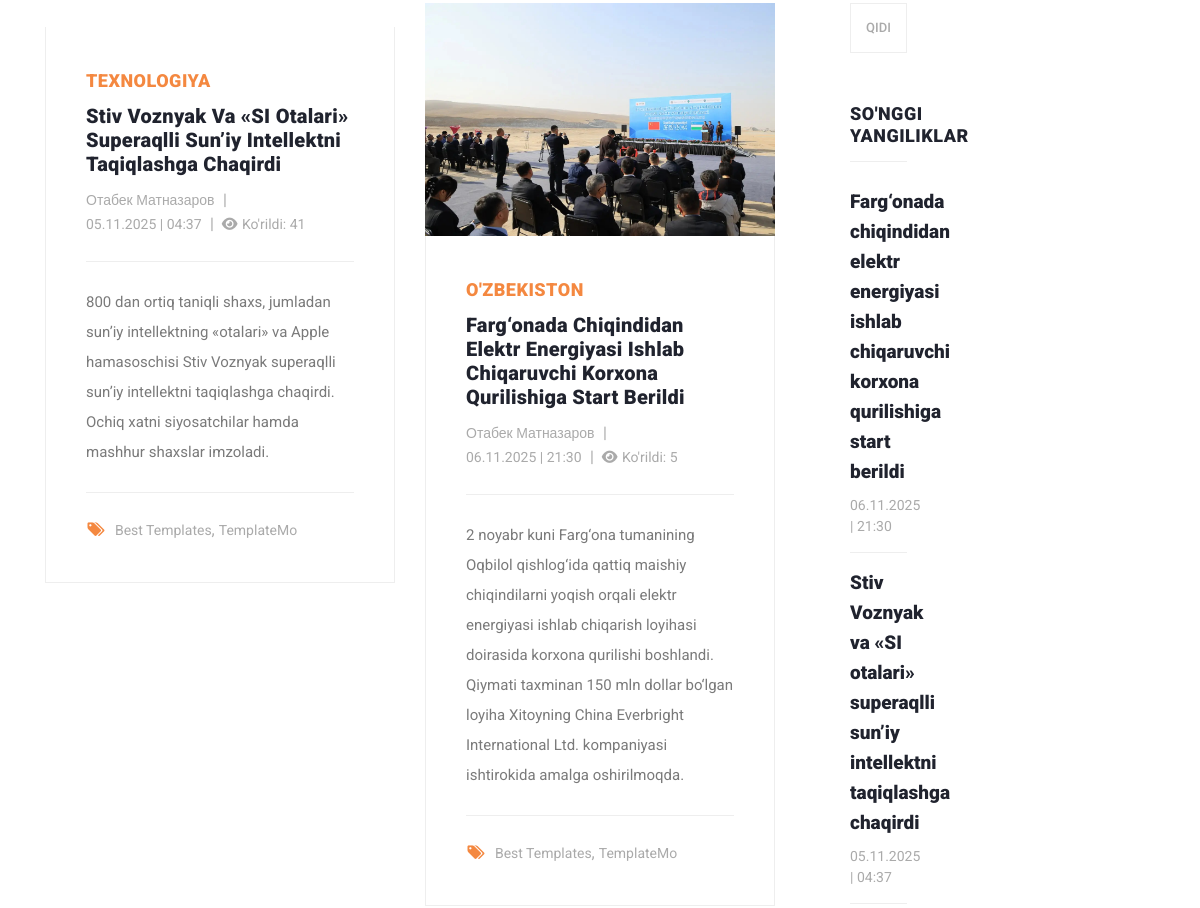
Before: /news.php (middle part) with the older database file.
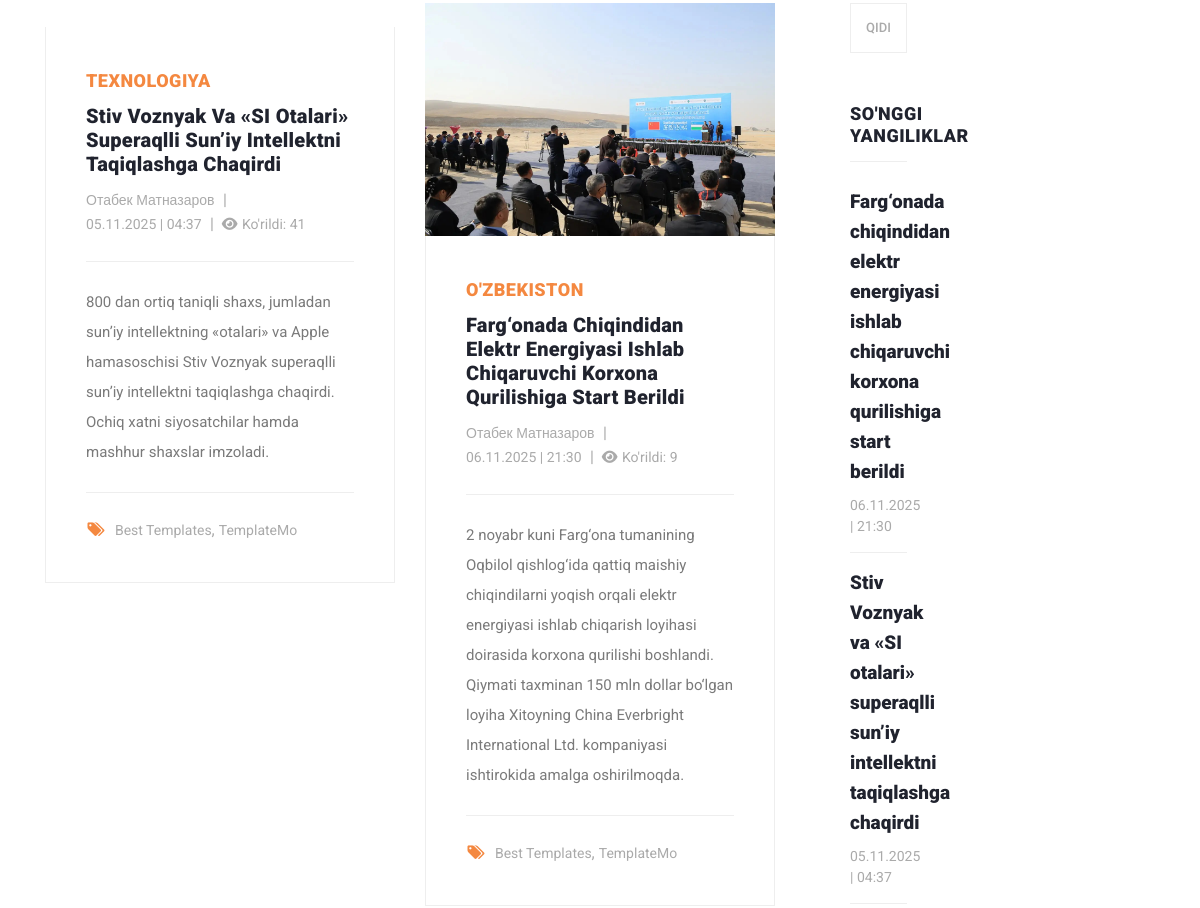
After: the same page with the newer database file.
### tables this page shows
CREATE TABLE `news`
(
    `id`          INTEGER PRIMARY KEY AUTOINCREMENT,
    `author_id`   INTEGER NOT NULL,
    `is_banner`   INTEGER DEFAULT 0 CHECK (is_banner IN (0, 1)), -- 0=yo'q, 1=ha
    `title`       TEXT    NOT NULL,
    `description` TEXT,
    `category_id` INTEGER NOT NULL,
    `image`       TEXT    DEFAULT NULL,
    `body`        TEXT    DEFAULT NULL,
    `seen_count`  INTEGER DEFAULT 0 CHECK (seen_count >= 0),
    `created_at`  TEXT    DEFAULT (datetime('now', '+5 hours')), -- sqlite da datetime turi yo'q
    `updated_at`  TEXT    DEFAULT (datetime('now', '+5 hours')),
    `status`      INTEGER DEFAULT 1 CHECK (status IN (0, 1))    -- 0=nofaol, 1=faol

);

CREATE TABLE `category`
(
    `id`     INTEGER PRIMARY KEY AUTOINCREMENT,
    `name`   TEXT NOT NULL,
    `status` BOOLEAN DEFAULT TRUE
);

CREATE TABLE `author`
(
  `id` INTEGER PRIMARY KEY AUTOINCREMENT,
  `name` VARCHAR(100) NOT NULL,
  `status` BOOLEAN DEFAULT TRUE
);

### views/news.php (called while the page is built, shortened)
<?php
require_once __DIR__ . '/../helpers.php';
require_once __DIR__ . '/../controllers/imports.php';
require_once __DIR__ . '/../views/widgets/header.php';
require_once __DIR__ . '/../views/widgets/all-news-content.php';
require_once __DIR__ . '/../views/widgets/footer.php';

### news.php (called while the page is built)
<?php
require_once __DIR__ . '/views/news.php';

### models/news.php (called while the page is built, shortened)
<?php
function getLastNews(): array
{
    global $pdo;
    $sql = "SELECT
                `N`.`id` AS `news_id`,
                `A`.`name` AS `muallif`,
                `N`.`title` AS `sarlavha`,
                `N`.`description` AS `qisqa_tavsif`,
                `C`.`name` AS `kategoriya`,
                `N`.`image` AS `rasm`,
               -- `N`.`body` AS `yangilik_matni`,
                `N`.`seen_count` AS `kurishlar_soni`,
                `N`.`created_at` AS `yaratilgan_vaqti`      -- GMT+5 da ko'rsatish
            FROM `news` AS `N`
            JOIN `category` AS `C`
             ON `N`.`category_id` = `C`.`id`
            JOIN `author` AS `A`
            ON `N`.`author_id` = `A`.`id`
            WHERE `N`.`status` = " . ACTIVE .
        " ORDER BY `yaratilgan_vaqti` DESC
            LIMIT 3";
    $stmt = $pdo->prepare($sql);
    $stmt->execute();
    return $stmt->fetchAll(PDO::FETCH_ASSOC);
}
function popularNews(): array
{
    global $pdo;
    $sql = "SELECT
                `N`.`id` AS `news_id`,
                `A`.`name` AS `muallif`,
                `N`.`title` AS `sarlavha`,
                `N`.`description` AS `qisqa_tavsif`,
                `C`.`name` AS `kategoriya`,
                `N`.`image` AS `rasm`,
               -- `N`.`body` AS `yangilik_matni`,
                `N`.`seen_count` AS `kurishlar_soni`,
                `N`.`created_at` AS `yaratilgan_vaqti`      -- GMT+5 da ko'rsatish
            FROM `news` AS `N`
            JOIN `category` AS `C`
             ON `N`.`category_id` = `C`.`id`
            JOIN `author` AS `A`
            ON `N`.`author_id` = `A`.`id`
            WHERE `N`.`status` = " . ACTIVE .
        " ORDER BY `seen_count` DESC
            LIMIT 6";
    $stmt = $pdo->prepare($sql);
    $stmt->execute();
    try {
        return $stmt->fetchAll(PDO::FETCH_ASSOC);
    } catch (PDOException $e) {
        dd($e->getMessage());
    }
}

### controllers/imports.php (called while the page is built, shortened)
<?php
$news = getLastNews();
$ommabopYangiliklar = popularNews();

### helpers.php (called while the page is built, shortened)
<?php
function getImage(string $table_name, int $id, mixed $filename): string
{
    $relativePath = "uploads/$table_name/$id/$filename";
    if (file_exists(PROJECT_ROOT . $relativePath)) {
        return '/' . $relativePath;
    }
    return '/assets/images/no_image.png';
}

### views/widgets/all-news-content.php (the view, shortened to what the changed rows need)
<section class="blog-posts grid-system">
    <div class="container">
        <div class="row">
            <div class="col-lg-8">
                <div class="all-blog-posts">
                    <div class="row">
                        <?php if (!empty($ommabopYangiliklar)): ?>
                            <?php foreach ($ommabopYangiliklar as $ommabopYangilik): ?>
                                <div class="col-lg-6">
                                    <div class="blog-post">
                                        <div class="blog-thumb">
                                            <?php $image = getImage('news', $ommabopYangilik['news_id'], $ommabopYangilik['rasm']); ?>
                                            <img src="<?= $image; ?>" alt="">
                                        </div>
                                        <div class="down-content">
                                            <span> <?= $ommabopYangilik['kategoriya']; ?> </span>
                                            <a href="post-details.html">
                                                <h4><?= $ommabopYangilik['sarlavha']; ?> </h4>
                                            </a>
                                            <ul class="post-info">
                                                <li><a href="#"> <?= $ommabopYangilik['muallif']; ?> </a></li>
                                                <li>
                                                    <a> <?= date('d.m.Y  |  H:i', strtotime($ommabopYangilik['yaratilgan_vaqti'])); ?> </a>
                                                </li>
                                                <li><a> <i class="fas fa-eye"></i>
                                                        Ko'rildi: <?= $ommabopYangilik['kurishlar_soni']; ?> </a></li>
                                            </ul>
                                            <a href="?controller=news_view&id=<?= htmlspecialchars($ommabopYangilik['news_id']); ?>">
                                                <p> <?= $ommabopYangilik['qisqa_tavsif'] ?> </p>
                                            </a>
                                            <div class="post-options">
                                                <div class="row">
                                                    <div class="col-lg-12">
                                                        <ul class="post-tags">
                                                            <li><i class="fa fa-tags"></i></li>
                                                            <li><a href="#">Best Templates</a>,</li>
                                                            <li><a href="#">TemplateMo</a></li>
                                                        </ul>
                                                    </div>
                                                </div>
                                            </div>
                                        </div>
                                    </div>
                                </div>
                            <?php endforeach; ?>
                        <?php endif; ?>
                    </div>
                </div>
            </div>
            <div class="col-lg-4">
                <div class="col-lg-4">
                    <?php require_once __DIR__ . '/sidebar.php'; ?>
                </div>
            </div>
        </div>
    </div>
</section>

### views/widgets/sidebar.php (shortened to what the changed rows need)
<div class="sidebar">
    <div class="row">
        <div class="col-lg-12">
            <div class="sidebar-item recent-posts">
                <div class="sidebar-heading">
                    <h2>So'nggi yangiliklar</h2>
                </div>
                <div class="content">
                    <ul>
                        <?php if (!empty($news)): ?>
                            <?php foreach ($news as $news_item): ?>
                                <li>
                                    <a href="?controller=news_view&id=<?= htmlspecialchars($news_item['news_id']) ?>">
                                        <h5> <?= htmlspecialchars($news_item['sarlavha']); ?> </h5>
                                        <span><?= date('d.m.Y  |  H:i', strtotime($news_item['yaratilgan_vaqti'])); ?></span>
                                    </a>
                                </li>
                            <?php endforeach; ?>
                        <?php else: echo 'news massivi null!'; ?>
                        <?php endif; ?>
                    </ul>
                </div>
            </div>
        </div>
    </div>
</div>

Changed rows visible on the page:
changed news "O'ZBEKISTON": seen_count "5" → "9"
